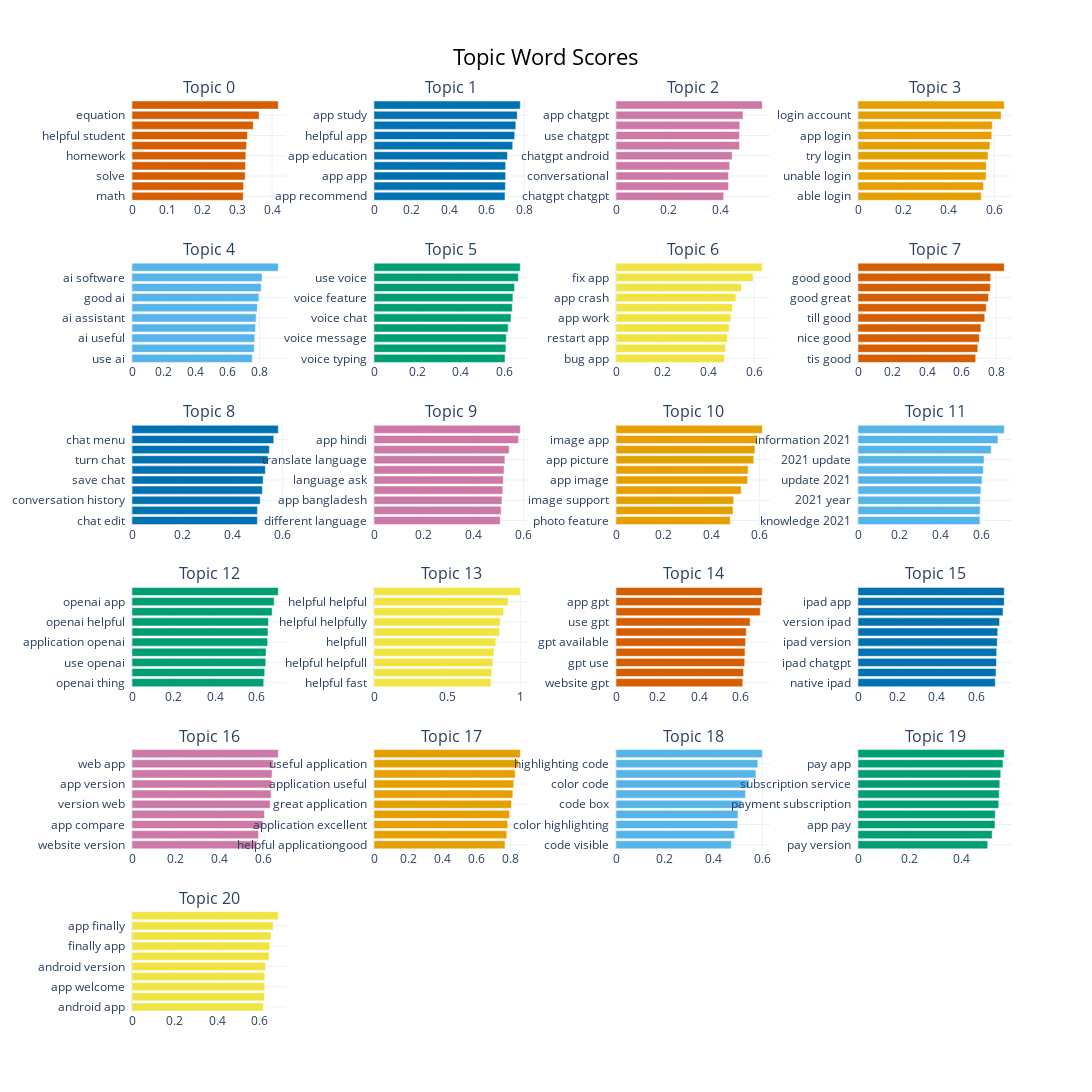

The notebook cell saved with this chart:
### Code cell
topic_model.visualize_barchart(top_n_topics = 21, n_words = 10, width=400)

### Figure 1 — Plotly figure (JSON) as saved in the notebook; plotly's stock layout.template omitted (floating-point values rounded to 4 significant figures)
{"data": [{"marker": {"color": "#D55E00"}, "orientation": "h", "type": "bar", "x": [0.3176, 0.3186, 0.3232, 0.3242, 0.325, 0.3273, 0.3294, 0.3463, 0.3629, 0.4178], "xaxis": "x", "y": ["math  ", "problem  ", "solve  ", "mathematical  ", "homework  ", "useful student  ", "helpful student  ", "help lot  ", "equation  ", "latex  "], "yaxis": "y"}, {"marker": {"color": "#0072B2"}, "orientation": "h", "type": "bar", "x": [0.6976, 0.6997, 0.7009, 0.7012, 0.7107, 0.7389, 0.749, 0.7553, 0.7628, 0.779], "xaxis": "x2", "y": ["app recommend  ", "app learn  ", "app app  ", "app useful  ", "app education  ", "app helpful  ", "helpful app  ", "app student  ", "app study  ", "student app  "], "yaxis": "y2"}, {"marker": {"color": "#CC79A7"}, "orientation": "h", "type": "bar", "x": [0.4124, 0.4308, 0.431, 0.4353, 0.4446, 0.4729, 0.473, 0.4742, 0.4862, 0.5602], "xaxis": "x3", "y": ["chatgpt chatgpt  ", "chatgpt  ", "conversational  ", "chatgpt good  ", "chatgpt android  ", "chatgpt app  ", "use chatgpt  ", "recommend chatgpt  ", "app chatgpt  ", "conversation chatgpt  "], "yaxis": "y3"}, {"marker": {"color": "#E69F00"}, "orientation": "h", "type": "bar", "x": [0.5419, 0.552, 0.5631, 0.5642, 0.5714, 0.5799, 0.5882, 0.5902, 0.6291, 0.6431], "xaxis": "x4", "y": ["able login  ", "login use  ", "unable login  ", "login issue  ", "try login  ", "login app  ", "app login  ", "login microsoft  ", "login account  ", "account login  "], "yaxis": "y4"}, {"marker": {"color": "#56B4E9"}, "orientation": "h", "type": "bar", "x": [0.7551, 0.7671, 0.7701, 0.7747, 0.7792, 0.7869, 0.7964, 0.8111, 0.8164, 0.9183], "xaxis": "x5", "y": ["use ai  ", "ai great  ", "ai useful  ", "useful ai  ", "ai assistant  ", "ai good  ", "good ai  ", "tool ai  ", "ai software  ", "ai tool  "], "yaxis": "y5"}, {"marker": {"color": "#009E73"}, "orientation": "h", "type": "bar", "x": [0.6046, 0.6085, 0.6103, 0.6191, 0.632, 0.638, 0.6408, 0.6485, 0.6659, 0.6749], "xaxis": "x6", "y": ["voice typing  ", "voicetotext feature  ", "voice message  ", "voice command  ", "voice chat  ", "text voice  ", "voice feature  ", "voice text  ", "use voice  ", "app voice  "], "yaxis": "y6"}, {"marker": {"color": "#F0E442"}, "orientation": "h", "type": "bar", "x": [0.471, 0.4761, 0.4842, 0.4915, 0.4989, 0.5054, 0.5206, 0.5443, 0.5956, 0.6355], "xaxis": "x7", "y": ["bug app  ", "network error  ", "restart app  ", "error network  ", "app work  ", "app freeze  ", "app crash  ", "app bug  ", "fix app  ", "app error  "], "yaxis": "y7"}, {"marker": {"color": "#D55E00"}, "orientation": "h", "type": "bar", "x": [0.6811, 0.6932, 0.702, 0.7109, 0.7333, 0.7418, 0.7552, 0.7657, 0.7678, 0.8465], "xaxis": "x8", "y": ["tis good  ", "great  ", "nice good  ", "yes good  ", "till good  ", "great good  ", "good great  ", "good till  ", "good good  ", "good  "], "yaxis": "y8"}, {"marker": {"color": "#0072B2"}, "orientation": "h", "type": "bar", "x": [0.4993, 0.4995, 0.5105, 0.5194, 0.5225, 0.5314, 0.5414, 0.5472, 0.5647, 0.5827], "xaxis": "x9", "y": ["chat edit  ", "scroll chat  ", "conversation history  ", "edit chat  ", "save chat  ", "find chat  ", "turn chat  ", "history chat  ", "chat menu  ", "chat history  "], "yaxis": "y9"}, {"marker": {"color": "#CC79A7"}, "orientation": "h", "type": "bar", "x": [0.506, 0.5098, 0.5132, 0.5167, 0.5185, 0.5216, 0.5249, 0.542, 0.5795, 0.5867], "xaxis": "x10", "y": ["different language  ", "information bengali  ", "app bangladesh  ", "language use  ", "language ask  ", "speak english  ", "translate language  ", "hindi  ", "app hindi  ", "hindi language  "], "yaxis": "y10"}, {"marker": {"color": "#E69F00"}, "orientation": "h", "type": "bar", "x": [0.4774, 0.4888, 0.4912, 0.5229, 0.5498, 0.5518, 0.5753, 0.5804, 0.5883, 0.611], "xaxis": "x11", "y": ["photo feature  ", "photo upload  ", "image support  ", "picture chatgpt  ", "app image  ", "image chatgpt  ", "app picture  ", "image chat  ", "image app  ", "picture app  "], "yaxis": "y11"}, {"marker": {"color": "#56B4E9"}, "orientation": "h", "type": "bar", "x": [0.5945, 0.5953, 0.5959, 0.599, 0.6052, 0.6111, 0.6147, 0.6494, 0.6826, 0.7133], "xaxis": "x12", "y": ["knowledge 2021  ", "information date  ", "2021 year  ", "2023 update  ", "update 2021  ", "year update  ", "2021 update  ", "info 2021  ", "information 2021  ", "2021 information  "], "yaxis": "y12"}, {"marker": {"color": "#009E73"}, "orientation": "h", "type": "bar", "x": [0.633, 0.6377, 0.6429, 0.644, 0.6517, 0.6536, 0.6557, 0.6733, 0.6831, 0.703], "xaxis": "x13", "y": ["openai thing  ", "openai application  ", "use openai  ", "openai work  ", "application openai  ", "openai awesome  ", "openai helpful  ", "software openai  ", "openai app  ", "app openai  "], "yaxis": "y13"}, {"marker": {"color": "#F0E442"}, "orientation": "h", "type": "bar", "x": [0.7988, 0.805, 0.8131, 0.8194, 0.8329, 0.8589, 0.8629, 0.8858, 0.9164, 1], "xaxis": "x14", "y": ["helpful fast  ", "accurate helpful  ", "helpful helpfull  ", "helpful accurate  ", "helpfull  ", "helpfully  ", "helpful helpfully  ", "helpfully helpful  ", "helpful helpful  ", "helpful  "], "yaxis": "y14"}, {"marker": {"color": "#D55E00"}, "orientation": "h", "type": "bar", "x": [0.6087, 0.6127, 0.6182, 0.6194, 0.6224, 0.6257, 0.6439, 0.6926, 0.6994, 0.7026], "xaxis": "x15", "y": ["website gpt  ", "gpt free  ", "gpt use  ", "use gpt4  ", "gpt available  ", "free gpt  ", "use gpt  ", "gpt4 app  ", "app gpt  ", "gpt app  "], "yaxis": "y15"}, {"marker": {"color": "#0072B2"}, "orientation": "h", "type": "bar", "x": [0.6977, 0.7012, 0.7033, 0.7045, 0.7076, 0.71, 0.7193, 0.7371, 0.7431, 0.7433], "xaxis": "x16", "y": ["native ipad  ", "ipad  ", "ipad chatgpt  ", "phone ipad  ", "ipad version  ", "ipad ipad  ", "version ipad  ", "screen ipad  ", "ipad app  ", "app ipad  "], "yaxis": "y16"}, {"marker": {"color": "#CC79A7"}, "orientation": "h", "type": "bar", "x": [0.5667, 0.5751, 0.5956, 0.6023, 0.6283, 0.6328, 0.635, 0.6372, 0.6422, 0.6653], "xaxis": "x17", "y": ["website version  ", "compare browser  ", "app compare  ", "web version  ", "version web  ", "browser version  ", "app version  ", "version browser  ", "web app  ", "version app  "], "yaxis": "y17"}, {"marker": {"color": "#E69F00"}, "orientation": "h", "type": "bar", "x": [0.7671, 0.7777, 0.7832, 0.7938, 0.8055, 0.813, 0.8181, 0.8269, 0.8467, 0.8567], "xaxis": "x18", "y": ["helpful applicationgood  ", "excellent application  ", "application excellent  ", "application great  ", "great application  ", "application helpful  ", "application useful  ", "good application  ", "useful application  ", "helpful application  "], "yaxis": "y18"}, {"marker": {"color": "#56B4E9"}, "orientation": "h", "type": "bar", "x": [0.473, 0.4868, 0.4992, 0.5005, 0.5148, 0.5312, 0.5461, 0.574, 0.5816, 0.6], "xaxis": "x19", "y": ["code visible  ", "code dark  ", "color highlighting  ", "theme text  ", "code box  ", "highlighting  ", "color code  ", "text color  ", "highlighting code  ", "code color  "], "yaxis": "y19"}, {"marker": {"color": "#009E73"}, "orientation": "h", "type": "bar", "x": [0.5005, 0.5179, 0.5289, 0.5298, 0.5432, 0.5453, 0.5474, 0.5511, 0.5595, 0.5647], "xaxis": "x20", "y": ["pay version  ", "premium subscription  ", "app pay  ", "subscription  ", "payment subscription  ", "subscription version  ", "subscription service  ", "subscription pay  ", "pay app  ", "pay subscription  "], "yaxis": "y20"}, {"marker": {"color": "#F0E442"}, "orientation": "h", "type": "bar", "x": [0.6173, 0.6234, 0.624, 0.6244, 0.6281, 0.6445, 0.6478, 0.6536, 0.6637, 0.688], "xaxis": "x21", "y": ["android app  ", "app download  ", "app welcome  ", "app android  ", "android version  ", "finally android  ", "finally app  ", "android finally  ", "app finally  ", "official app  "], "yaxis": "y21"}], "layout": {"annotations": [{"font": {"size": 16}, "showarrow": false, "text": "Topic 0", "x": 0.0875, "xanchor": "center", "xref": "paper", "y": 1, "yanchor": "bottom", "yref": "paper"}, {"font": {"size": 16}, "showarrow": false, "text": "Topic 1", "x": 0.3625, "xanchor": "center", "xref": "paper", "y": 1, "yanchor": "bottom", "yref": "paper"}, {"font": {"size": 16}, "showarrow": false, "text": "Topic 2", "x": 0.6375, "xanchor": "center", "xref": "paper", "y": 1, "yanchor": "bottom", "yref": "paper"}, {"font": {"size": 16}, "showarrow": false, "text": "Topic 3", "x": 0.9125, "xanchor": "center", "xref": "paper", "y": 1, "yanchor": "bottom", "yref": "paper"}, {"font": {"size": 16}, "showarrow": false, "text": "Topic 4", "x": 0.0875, "xanchor": "center", "xref": "paper", "y": 0.8222, "yanchor": "bottom", "yref": "paper"}, {"font": {"size": 16}, "showarrow": false, "text": "Topic 5", "x": 0.3625, "xanchor": "center", "xref": "paper", "y": 0.8222, "yanchor": "bottom", "yref": "paper"}, {"font": {"size": 16}, "showarrow": false, "text": "Topic 6", "x": 0.6375, "xanchor": "center", "xref": "paper", "y": 0.8222, "yanchor": "bottom", "yref": "paper"}, {"font": {"size": 16}, "showarrow": false, "text": "Topic 7", "x": 0.9125, "xanchor": "center", "xref": "paper", "y": 0.8222, "yanchor": "bottom", "yref": "paper"}, {"font": {"size": 16}, "showarrow": false, "text": "Topic 8", "x": 0.0875, "xanchor": "center", "xref": "paper", "y": 0.6444, "yanchor": "bottom", "yref": "paper"}, {"font": {"size": 16}, "showarrow": false, "text": "Topic 9", "x": 0.3625, "xanchor": "center", "xref": "paper", "y": 0.6444, "yanchor": "bottom", "yref": "paper"}, {"font": {"size": 16}, "showarrow": false, "text": "Topic 10", "x": 0.6375, "xanchor": "center", "xref": "paper", "y": 0.6444, "yanchor": "bottom", "yref": "paper"}, {"font": {"size": 16}, "showarrow": false, "text": "Topic 11", "x": 0.9125, "xanchor": "center", "xref": "paper", "y": 0.6444, "yanchor": "bottom", "yref": "paper"}, {"font": {"size": 16}, "showarrow": false, "text": "Topic 12", "x": 0.0875, "xanchor": "center", "xref": "paper", "y": 0.4667, "yanchor": "bottom", "yref": "paper"}, {"font": {"size": 16}, "showarrow": false, "text": "Topic 13", "x": 0.3625, "xanchor": "center", "xref": "paper", "y": 0.4667, "yanchor": "bottom", "yref": "paper"}, {"font": {"size": 16}, "showarrow": false, "text": "Topic 14", "x": 0.6375, "xanchor": "center", "xref": "paper", "y": 0.4667, "yanchor": "bottom", "yref": "paper"}, {"font": {"size": 16}, "showarrow": false, "text": "Topic 15", "x": 0.9125, "xanchor": "center", "xref": "paper", "y": 0.4667, "yanchor": "bottom", "yref": "paper"}, {"font": {"size": 16}, "showarrow": false, "text": "Topic 16", "x": 0.0875, "xanchor": "center", "xref": "paper", "y": 0.2889, "yanchor": "bottom", "yref": "paper"}, {"font": {"size": 16}, "showarrow": false, "text": "Topic 17", "x": 0.3625, "xanchor": "center", "xref": "paper", "y": 0.2889, "yanchor": "bottom", "yref": "paper"}, {"font": {"size": 16}, "showarrow": false, "text": "Topic 18", "x": 0.6375, "xanchor": "center", "xref": "paper", "y": 0.2889, "yanchor": "bottom", "yref": "paper"}, {"font": {"size": 16}, "showarrow": false, "text": "Topic 19", "x": 0.9125, "xanchor": "center", "xref": "paper", "y": 0.2889, "yanchor": "bottom", "yref": "paper"}, {"font": {"size": 16}, "showarrow": false, "text": "Topic 20", "x": 0.0875, "xanchor": "center", "xref": "paper", "y": 0.1111, "yanchor": "bottom", "yref": "paper"}], "height": 1500, "hoverlabel": {"bgcolor": "white", "font": {"family": "Rockwell", "size": 16}}, "showlegend": false, "title": {"font": {"color": "Black", "size": 22}, "text": "Topic Word Scores", "x": 0.5, "xanchor": "center", "yanchor": "top"}, "width": 1600, "xaxis": {"anchor": "y", "domain": [0, 0.175], "showgrid": true}, "xaxis10": {"anchor": "y10", "domain": [0.275, 0.45], "showgrid": true}, "xaxis11": {"anchor": "y11", "domain": [0.55, 0.725], "showgrid": true}, "xaxis12": {"anchor": "y12", "domain": [0.825, 1], "showgrid": true}, "xaxis13": {"anchor": "y13", "domain": [0, 0.175], "showgrid": true}, "xaxis14": {"anchor": "y14", "domain": [0.275, 0.45], "showgrid": true}, "xaxis15": {"anchor": "y15", "domain": [0.55, 0.725], "showgrid": true}, "xaxis16": {"anchor": "y16", "domain": [0.825, 1], "showgrid": true}, "xaxis17": {"anchor": "y17", "domain": [0, 0.175], "showgrid": true}, "xaxis18": {"anchor": "y18", "domain": [0.275, 0.45], "showgrid": true}, "xaxis19": {"anchor": "y19", "domain": [0.55, 0.725], "showgrid": true}, "xaxis2": {"anchor": "y2", "domain": [0.275, 0.45], "showgrid": true}, "xaxis20": {"anchor": "y20", "domain": [0.825, 1], "showgrid": true}, "xaxis21": {"anchor": "y21", "domain": [0, 0.175], "showgrid": true}, "xaxis22": {"anchor": "y22", "domain": [0.275, 0.45], "showgrid": true}, "xaxis23": {"anchor": "y23", "domain": [0.55, 0.725], "showgrid": true}, "xaxis24": {"anchor": "y24", "domain": [0.825, 1], "showgrid": true}, "xaxis3": {"anchor": "y3", "domain": [0.55, 0.725], "showgrid": true}, "xaxis4": {"anchor": "y4", "domain": [0.825, 1], "showgrid": true}, "xaxis5": {"anchor": "y5", "domain": [0, 0.175], "showgrid": true}, "xaxis6": {"anchor": "y6", "domain": [0.275, 0.45], "showgrid": true}, "xaxis7": {"anchor": "y7", "domain": [0.55, 0.725], "showgrid": true}, "xaxis8": {"anchor": "y8", "domain": [0.825, 1], "showgrid": true}, "xaxis9": {"anchor": "y9", "domain": [0, 0.175], "showgrid": true}, "yaxis": {"anchor": "x", "domain": [0.8889, 1], "showgrid": true}, "yaxis10": {"anchor": "x10", "domain": [0.5333, 0.6444], "showgrid": true}, "yaxis11": {"anchor": "x11", "domain": [0.5333, 0.6444], "showgrid": true}, "yaxis12": {"anchor": "x12", "domain": [0.5333, 0.6444], "showgrid": true}, "yaxis13": {"anchor": "x13", "domain": [0.3556, 0.4667], "showgrid": true}, "yaxis14": {"anchor": "x14", "domain": [0.3556, 0.4667], "showgrid": true}, "yaxis15": {"anchor": "x15", "domain": [0.3556, 0.4667], "showgrid": true}, "yaxis16": {"anchor": "x16", "domain": [0.3556, 0.4667], "showgrid": true}, "yaxis17": {"anchor": "x17", "domain": [0.1778, 0.2889], "showgrid": true}, "yaxis18": {"anchor": "x18", "domain": [0.1778, 0.2889], "showgrid": true}, "yaxis19": {"anchor": "x19", "domain": [0.1778, 0.2889], "showgrid": true}, "yaxis2": {"anchor": "x2", "domain": [0.8889, 1], "showgrid": true}, "yaxis20": {"anchor": "x20", "domain": [0.1778, 0.2889], "showgrid": true}, "yaxis21": {"anchor": "x21", "domain": [0, 0.1111], "showgrid": true}, "yaxis22": {"anchor": "x22", "domain": [0, 0.1111], "showgrid": true}, "yaxis23": {"anchor": "x23", "domain": [0, 0.1111], "showgrid": true}, "yaxis24": {"anchor": "x24", "domain": [0, 0.1111], "showgrid": true}, "yaxis3": {"anchor": "x3", "domain": [0.8889, 1], "showgrid": true}, "yaxis4": {"anchor": "x4", "domain": [0.8889, 1], "showgrid": true}, "yaxis5": {"anchor": "x5", "domain": [0.7111, 0.8222], "showgrid": true}, "yaxis6": {"anchor": "x6", "domain": [0.7111, 0.8222], "showgrid": true}, "yaxis7": {"anchor": "x7", "domain": [0.7111, 0.8222], "showgrid": true}, "yaxis8": {"anchor": "x8", "domain": [0.7111, 0.8222], "showgrid": true}, "yaxis9": {"anchor": "x9", "domain": [0.5333, 0.6444], "showgrid": true}}}
